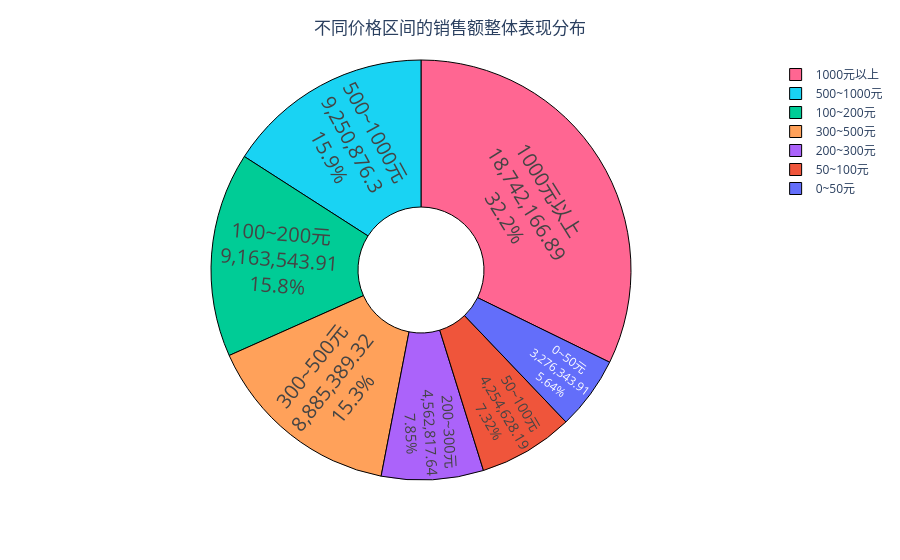

Notebook code cell kept with this figure:
### Code cell
df_tb['price_cut'] = price_cut

cut_purchase = df_tb.groupby('price_cut', observed=False)['sales_volume'].sum().reset_index()

fig = px.pie(cut_purchase,
             names="price_cut",
             values="sales_volume",
             color="sales_volume",
             hole=0.3,   # 设置中间空心圆的比例：0-1之间
             labels={"price_cut": "价格区间", "sales_volume": "销售额"}
            )

fig.update_layout(
    title={   # 设置整个标题的名称和位置
        "text":"不同价格区间的销售额整体表现分布",
        "y":0.96,  # y轴数值
        "x":0.5,  # x轴数值
        "xanchor":"center",  # x、y轴相对位置
        "yanchor":"top"
    }
)
fig.update_traces(
 textposition='inside',
    textinfo='percent+value+label',
    textfont_size=20,
    marker=dict(
                line=dict(color='#000000',
                          width=1)))
fig.show()

### Figure 1 — Plotly figure (JSON) as saved in the notebook; plotly's stock layout.template omitted (floating-point values rounded to 4 significant figures)
{"data": [{"customdata": [[3276000.0], [4255000.0], [9164000.0], [4563000.0], [8885000.0], [9251000.0], [18740000.0]], "domain": {"x": [0, 1], "y": [0, 1]}, "hole": 0.3, "hovertemplate": "价格区间=%{label}<br>销售额=%{customdata[0]}<extra></extra>", "labels": ["0~50元", "50~100元", "100~200元", "200~300元", "300~500元", "500~1000元", "1000元以上"], "legendgroup": "", "marker": {"colors": ["#636efa", "#EF553B", "#00cc96", "#ab63fa", "#FFA15A", "#19d3f3", "#FF6692"], "line": {"color": "#000000", "width": 1}}, "name": "", "showlegend": true, "textfont": {"size": 20}, "textinfo": "percent+value+label", "textposition": "inside", "type": "pie", "values": [3276000.0, 4255000.0, 9164000.0, 4563000.0, 8885000.0, 9251000.0, 18740000.0]}], "layout": {"legend": {"tracegroupgap": 0}, "margin": {"t": 60}, "title": {"text": "不同价格区间的销售额整体表现分布", "x": 0.5, "xanchor": "center", "y": 0.96, "yanchor": "top"}}}
